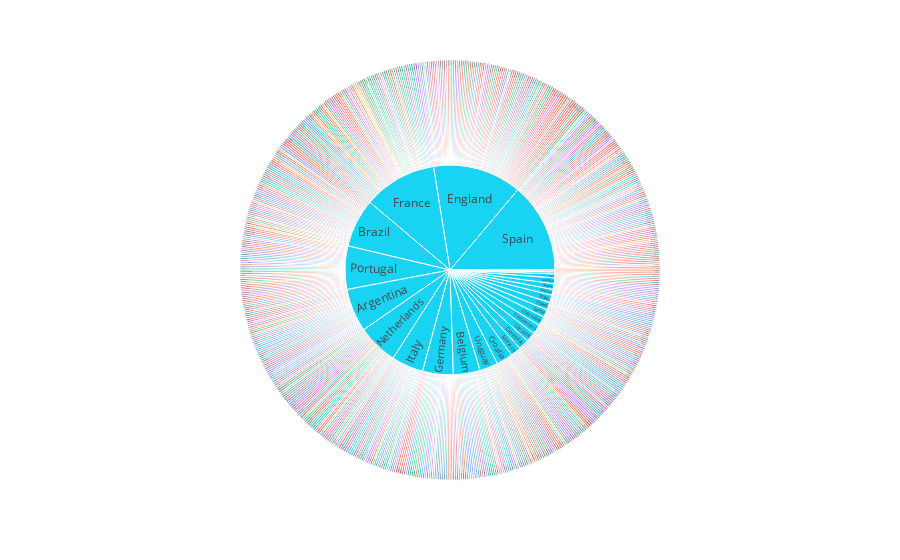

The cell this chart's notebook holds for it:
### Code cell
fig = px.sunburst(df, path=['Nationality', 'Name'], values='Potential',
                  color='Best Position', hover_data=['Age'])
fig.show()

### Figure 1 — Plotly figure (JSON) as saved in the notebook; plotly's stock layout.template omitted (floating-point values rounded to 4 significant figures; data arrays with more than 128 entries replaced by an {"elided": "..."} marker saying what was removed)
{"data": [{"branchvalues": "total", "customdata": {"elided": "702x2 mixed values"}, "domain": {"x": [0, 1], "y": [0, 1]}, "hovertemplate": "labels=%{label}<br>Potential=%{value}<br>parent=%{parent}<br>id=%{id}<br>Age=%{customdata[0]}<br>Best Position=%{customdata[1]}<extra></extra>", "ids": {"elided": "702 str values"}, "labels": {"elided": "702 str values"}, "marker": {"colors": {"elided": "702 str values"}}, "name": "", "parents": {"elided": "702 str values"}, "type": "sunburst", "values": {"elided": "702 int values"}}], "layout": {"legend": {"tracegroupgap": 0}, "margin": {"t": 60}}}
